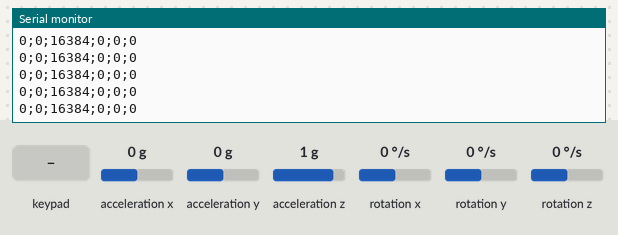
The sketch below on a simulated Arduino Uno, built with avr-gcc and run on an emulated ATmega328P. On the bench: the last lines printed to the serial monitor. Wiring (inferred from the names in the program): MPU-6050 motion sensor at I2C address 0x68. Inputs (shaded band) come from the test bench; at power-on: acceleration x 0 g, acceleration y 0 g, acceleration z 1 g, rotation x 0 °/s, rotation y 0 °/s, rotation z 0 °/s.

Above: at 1.2 s.
1.3 s: acceleration x set to -1.4 g
At 1.58 s:
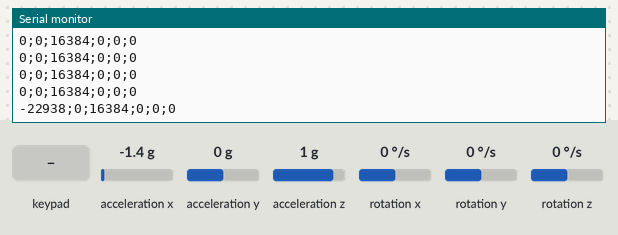
4.3 s: key '1' pressed
5.9 s: keypad keys 9 8 7 6 # pressed 0.4 s apart
10.0 s: key '2' pressed
11.6 s: keypad keys 5 4 3 2 pressed 0.4 s apart
14.7 s: acceleration y set to -1.4 g
At 14.77 s:
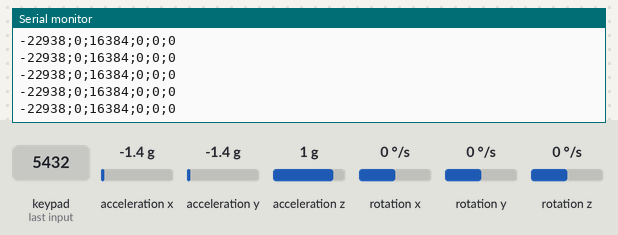

Measured:
- after the input at 1.3 s, the serial monitor: prints a new line after 0.12 s (image 1)

The sketch:

data-collection.ino
```cpp
#include<Wire.h>
#include <Keypad.h>


typedef struct {
    int16_t AcX;
    int16_t AcY;
    int16_t AcZ;
    int16_t GyX;
    int16_t GyY;
    int16_t GyZ;
} GyroValues;

const byte ROWS = 4;
const byte COLS = 4;

const char hexaKeys[ROWS][COLS] = {
  {'1','2','3','A'},
  {'4','5','6','B'},
  {'7','8','9','C'},
  {'*','0','#','D'}
};

const int numClasses = 4;
const char* classes[numClasses] = {
  "wave",
  "circle_cw",
  "circle_ccw",
  "rotate"
};

byte rowPins[ROWS] = {9, 8, 7, 6};
byte colPins[COLS] = {5, 4, 3, 2};

const int MPU_addr=0x68;
GyroValues latestValues;
Keypad keypad = Keypad(makeKeymap(hexaKeys), rowPins, colPins, ROWS, COLS);

void setup(){
  Wire.begin();
  Wire.beginTransmission(MPU_addr);
  Wire.write(0x6B);  // PWR_MGMT_1 register
  Wire.write(0);     // set to zero (wakes up the MPU-6050)
  Wire.endTransmission(true);
  Serial.begin(9600);
}


GyroValues readGyro(GyroValues *values) {
  Wire.beginTransmission(MPU_addr);
  Wire.write(0x3B);
  Wire.endTransmission(false);
  Wire.requestFrom(MPU_addr,14,true);

  values->AcX = Wire.read()<<8|Wire.read();
  values->AcY = Wire.read()<<8|Wire.read();
  values->AcZ = Wire.read()<<8|Wire.read();
  Wire.read()<<8|Wire.read(); // Discard the temperature value
  values->GyX = Wire.read()<<8|Wire.read();
  values->GyY = Wire.read()<<8|Wire.read();
  values->GyZ = Wire.read()<<8|Wire.read();
}

void printGyroValues(GyroValues *values) {
  Serial.print(latestValues.AcX);Serial.print(";");
  Serial.print(latestValues.AcY);Serial.print(";");
  Serial.print(latestValues.AcZ);Serial.print(";");
  Serial.print(latestValues.GyX);Serial.print(";");
  Serial.print(latestValues.GyY);Serial.print(";");
  Serial.print(latestValues.GyZ);Serial.println("");
}


void loop(){
  char keyPressed = keypad.getKey();
  if (keyPressed){
      int classIndex = atoi(&keyPressed);
      if (classIndex > 0 && classIndex <= numClasses) {
        Serial.print(keyPressed);
        Serial.print(';');
        Serial.print(classes[classIndex - 1]);
        Serial.println(";sample start");
      } else if (keyPressed == '#') {
        Serial.println("sample end");
      }
  }

  readGyro(&latestValues);
  printGyroValues(&latestValues);
  delay(200);
}
```
